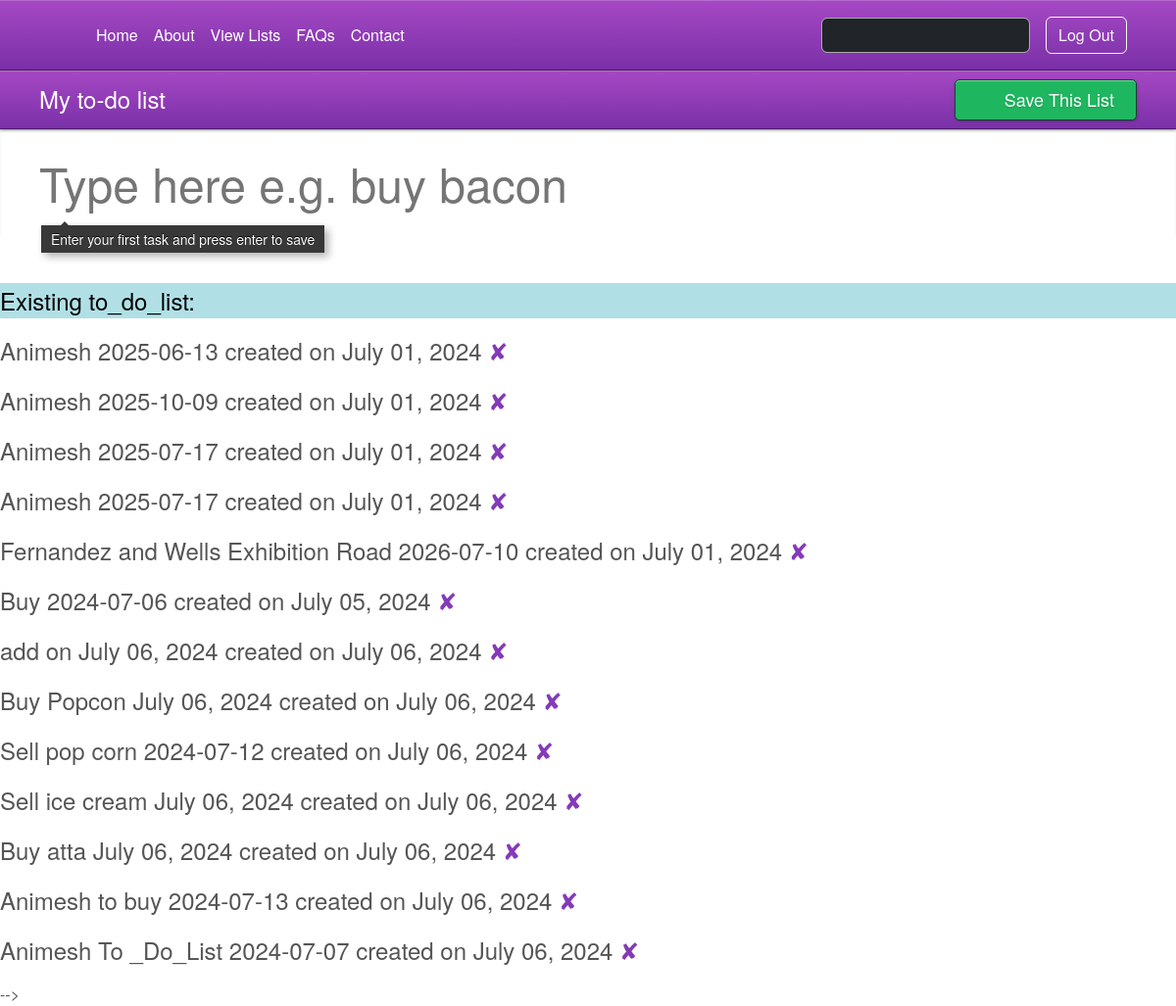
The page / (signed in) on the database its author committed.
### main.py (models this page shows)
class CreateTask(db.Model):
    __tablename__ = "new_tasks"
    id: Mapped[int] = mapped_column(Integer, primary_key=True)
    author_id: Mapped[int] = mapped_column(Integer, db.ForeignKey("users.id"))
    author = relationship("User", back_populates="tasks")
    title: Mapped[str] = mapped_column(String(250), nullable=True)
    date: Mapped[str] = mapped_column(String(250), nullable=True)
    task_date: Mapped[str] = mapped_column(String(250), nullable=True)

### main.py (the view, shortened to what this page needs)
@app.route('/', methods=["GET", "POST"])
def get_all_tasks():
    global list_of_tasks
    task_id = len(list_of_tasks)
    existing_tasks = []
    try:
        if int(current_user.id) > 0:
            result = db.session.execute(db.select(CreateTask).where(CreateTask.author_id == int(current_user.id)))
            all_tasks = result.scalars().all()
            existing_tasks = []
            for to_do in all_tasks:
                new_to_do = {
                    "id": to_do.id,
                    "title": to_do.title,
                    "task_date": to_do.task_date,
                    "date": to_do.date
                }
                existing_tasks.append(new_to_do)
    except AttributeError:
        pass
    return render_template("index.html", tasks=list_of_tasks, current_user=current_user, old_tasks=existing_tasks)

### main.py (called while the page is built)
@login_manager.user_loader
def load_user(user_id):
    return db.get_or_404(User, user_id)

### templates/index.html (shortened to what this page needs)
{% from "bootstrap/form.html" import render_form %}
{% include "header.html" %}
<html>
<header>
<h1><span data-bip-type="input" id="best_in_place_list_231236_name">My to-do list</span></h1>
<nav class="header-nav">
<ul>
<li>
<a class="btn-primary modal-toggle" href="{{ url_for('add_new_task') }}"><i class="icon-circle"></i> Save<b> This List</b></a>
</li>
</ul>
</nav>
</header>
<body>
<section>
<form class="new-list" action="{{ url_for('get_all_tasks') }}" accept-charset="UTF-8" method="post">
<input autofocus="autofocus" placeholder="Type here e.g. buy bacon" autocomplete="off" type="text" value="" name="description">
</form>
</section>
<br>
<br>
<section>
 {% if current_user.is_authenticated: %}
 {% if old_tasks is iterable:%}
 <h2 style="background-color:powderblue; color:black;">Existing to_do_list:</h2>
 {% for task in old_tasks %}
<h2>{{task.title}} {{task.task_date}} created on {{task.date}} <a href="{{url_for('delete_task', task_id=task.id) }}">✘</a></h2>
 {% endfor %}
 {% endif %}
 {% endif %}
</section>
</body>
</html>

### templates/header.html (shortened to what this page needs)
<!DOCTYPE html>
<html lang="en">
<head>
  <link href="https://cdn.jsdelivr.net/npm/bootstrap@5.3.0-alpha2/dist/css/bootstrap.min.css" rel="stylesheet"
>
    {% block styles %}
    {{ bootstrap.load_css() }}
    <link
      href="{{ url_for('static', filename='css/styles.css') }}"
      rel="stylesheet"
    />
    {% endblock %}
</head>
<header class="p-3 text-bg-dark">
    <div class="container">
      <div class="d-flex flex-wrap align-items-center justify-content-center justify-content-lg-start">
        <a href="/" class="d-flex align-items-center mb-2 mb-lg-0 text-white text-decoration-none">
          <svg class="bi me-2" width="40" height="32" role="img" aria-label="Bootstrap"><use xlink:href="#bootstrap"></use></svg>
        </a>
        <ul class="nav col-12 col-lg-auto me-lg-auto mb-2 justify-content-center mb-md-0">
          <li><a href="{{ url_for('get_all_tasks') }}" class="nav-link px-2 text-white">Home</a></li>
          <li><a href="{{ url_for('about') }}" class="nav-link px-2 text-white">About</a></li>
          {% if current_user.is_authenticated: %}
          <li><a href="{{ url_for('add_new_task', user_id=current_user.id) }}" class="nav-link px-2 text-white">View Lists</a></li>
          {% else: %}
          <li><a href="#" class="nav-link px-2 text-white">Examples</a></li>
          {% endif %}
          <li><a href="#" class="nav-link px-2 text-white">FAQs</a></li>
          <li><a href="{{ url_for('contact') }}" class="nav-link px-2 text-white">Contact</a></li>
        </ul>
        <form class="col-12 col-lg-auto mb-3 mb-lg-0 me-lg-3" role="search">
          <input type="search" class="form-control form-control-dark text-bg-dark" placeholder="Search..." aria-label="Search">
        </form>
        <div class="text-end">
          {% if not current_user.is_authenticated: %}
          <a role="button" class="btn btn-outline-light me-2" href="{{ url_for('login') }}">Login</a>
          <a role="button" class="btn btn-warning" href="{{ url_for('register') }}">Sign-up</a>
          {% else: %}
          <a role="button" class="btn btn-outline-light me-2" href="{{ url_for('logout') }}">Log Out</a>
          {% endif %}
        </div>
      </div>
    </div>
  </header>
</html>

### templates/footer.html (shortened to what this page needs)
    {% block styles %}
    <link
      href="{{ url_for('static', filename='css/styles.css') }}"
      rel="stylesheet"
    />
    {% endblock %}
</head>
</html>

### rows shown on the page
CreateTask: title "Animesh", task_date "2025-06-13", date "July 01, 2024"
CreateTask: title "Animesh", task_date "2025-10-09", date "July 01, 2024"
CreateTask: title "Animesh", task_date "2025-07-17", date "July 01, 2024"
CreateTask: title "Animesh", task_date "2025-07-17", date "July 01, 2024"
CreateTask: title "Fernandez and Wells Exhibition Road", task_date "2026-07-10", date "July 01, 2024"
CreateTask: title "Buy", task_date "2024-07-06", date "July 05, 2024"
CreateTask: title "add on", task_date "July 06, 2024", date "July 06, 2024"
CreateTask: title "Buy Popcon", task_date "July 06, 2024", date "July 06, 2024"
CreateTask: title "Sell pop corn", task_date "2024-07-12", date "July 06, 2024"
CreateTask: title "Sell ice cream", task_date "July 06, 2024", date "July 06, 2024"
CreateTask: title "Buy atta", task_date "July 06, 2024", date "July 06, 2024"
CreateTask: title "Animesh to buy", task_date "2024-07-13", date "July 06, 2024"
CreateTask: title "Animesh To _Do_List", task_date "2024-07-07", date "July 06, 2024"
